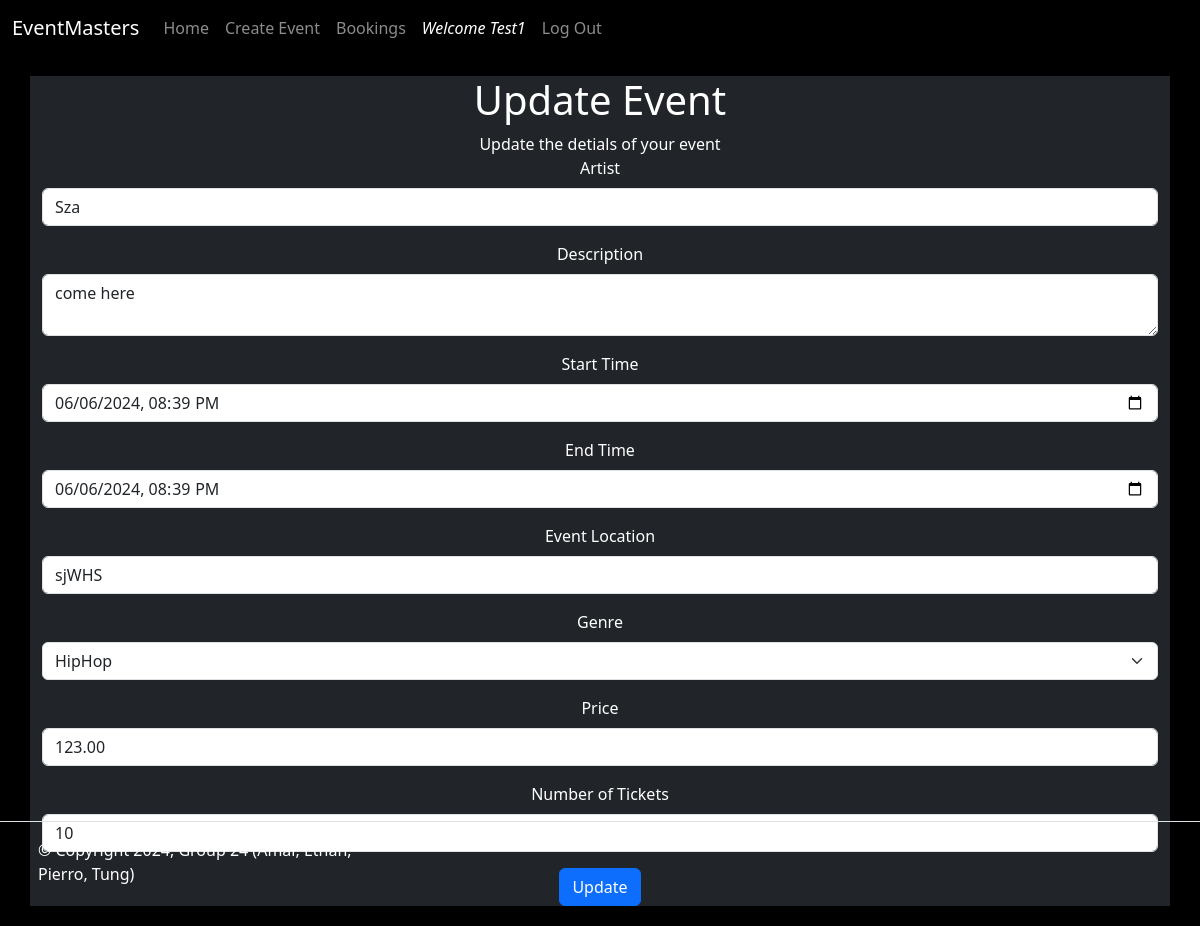
The page /Events/update/1 (signed in) on the database its author committed.
### website/models.py (models this page shows, shortened)
class User(db.Model, UserMixin):
    __tablename__ = 'users'
    id = db.Column(db.Integer, primary_key = True, unique=True)
    name = db.Column(db.String(100), index=True, unique=True, nullable=False)
    emailid = db.Column(db.String(100), index=True, nullable=False)
    password_hash = db.Column(db.String(255), nullable=False)
    comments = db.relationship('Comment', backref='user')
    orders = db.relationship('Order', backref='user')

class Event(db.Model):
    __tablename__ = 'events'
    id = db.Column(db.Integer, primary_key=True)
    name = db.Column(db.String(80))
    description = db.Column(db.String(200))
    image = db.Column(db.String(400))
    start_time = db.Column(db.DateTime)
    end_time = db.Column(db.DateTime)
    location = db.Column(db.String(80))
    genre = db.Column(db.String)
    price = db.Column(db.Float)
    numberoftickets = db.Column(db.Integer)
    status = db.Column(db.String(20), default="Open")
    comments = db.relationship('Comment', backref='event')
    orders = db.relationship('Order', backref='event')
    user_id = db.Column(db.Integer, db.ForeignKey('users.id'))

### website/events.py (the view)
@event_bp.route('/update/<int:id>', methods = ['GET', 'POST'])
@login_required
def update(id):
  event = db.session.query(Event).get(id)
  form = UpdateForm(obj=event)
  if form.validate_on_submit():
    form.populate_obj(event)
    db.session.commit()
    flash('Successfully upated Event', 'success')
    return redirect(url_for('Event.details', id=event.id))
  return render_template('/Events/update.html', form=form, id=id)

### website/forms.py
class UpdateForm(FlaskForm):
  name = StringField('Artist', validators=[InputRequired()])
  description = TextAreaField('Description', validators = [InputRequired()])
  start_time = DateTimeLocalField('Start Time', validators=[InputRequired()])
  end_time = DateTimeLocalField('End Time', validators=[InputRequired()])
  location = StringField('Event Location', validators=[InputRequired()])
  genre = SelectField('Genre', validators=[InputRequired()], choices = [('HipHop'), ('Pop'), ('Rock'), ('Metal'), ('Indie'), ('Folk'), ('EDM')])
  price = DecimalField('Price', validators=[InputRequired(), NumberRange(min=0, max=1000)])
  numberoftickets = IntegerField('Number of Tickets', validators=[InputRequired(), NumberRange(min=1, max=50000)])
  submit = SubmitField("Update")

### website/templates/Events/update.html (shortened to what this page needs)
{% extends 'base.html' %}
{% from 'bootstrap5/form.html' import render_form %}
{% block content %}
<main class="rowimg">
    <div class="container text-center">
        <div class="row updates image" >
          <div class="col-md-12">
            <h1> Update Event</h1>
            <p1> Update the detials of your event </p1>
            {{ render_form(form) }}
          </div>
        </div>
    </div>
</main>
{%endblock%}

### website/templates/base.html (shortened to what this page needs)
<!DOCTYPE html>
<html lang="en">
  <head>
    <link
      href="https://cdn.jsdelivr.net/npm/bootstrap@5.3.3/dist/css/bootstrap.min.css"
      rel="stylesheet"
    />
    <link href="{{url_for('static', filename='style/Style.css')}}" rel="stylesheet"/>
  </head>
  <body class="background">
    <header>
      <nav class="navbar navbar-expand-lg navbar-dark background">
        <div class="container-fluid">
          <a class="navbar-brand" href="{{url_for('main.index')}}">EventMasters</a>
          <div class="collapse navbar-collapse" id="navbarSupportedContent">
            <ul class="navbar-nav me-auto mb-2 mb-lg-0">
              <li class="nav-item">
                <a class="nav-link" href="{{ url_for('main.index') }}">Home</a>
              </li>
              <li class="nav-item">
                <a class="nav-link" href="{{ url_for('Event.create') }}">Create Event</a>
              </li>
              <li class="nav-item">
                <a class="nav-link" href="{{ url_for('Order.orders') }}">Bookings</a>
              </li>
              {% if current_user.is_authenticated %}
              <a id="welcomenavbar" class="nav-item nav-link disabled text-muted" href="#">Welcome {{current_user.name}}</a>
              <a class="nav-item nav-link" href="{{ url_for('auth.logout') }}">Log Out</a>
            {% else %}
              <a class="nav-item nav-link" href="{{ url_for('auth.register') }}">Register</a>
              <a class="nav-item nav-link" href="{{ url_for('auth.login') }}">Log In</a>
            {% endif %}
            </ul>
          </div>
        </div>
      </nav>
    </header>
    {% block content %}
    {% endblock %}
    <footer class="footer d-flex flex-wrap justify-content-between align-items-center py-3 my-4 border-top position-fixed">
      <div class="col-md-4 d-flex align-items-center">
        <a href="/" class="mb-3 me-2 mb-md-0 text-body-secondary text-decoration-none lh-1">
          <svg class="bi" width="30" height="24"><use xlink:href="#bootstrap"/></svg>
        </a>
        <span class="mb-3 mb-md-0 text-body-secondary" style="color: white !important;">&copy; Copyright 2024, Group 24 (Amal, Ethan, Pierro, Tung)</span>
      </div>
      <ul class="nav col-md-4 justify-content-end list-unstyled d-flex">
        <li class="ms-3"><a class="text-body-secondary" href="#"><svg class="bi" width="24" height="24"><use xlink:href="#twitter"/></svg></a></li>
        <li class="ms-3"><a class="text-body-secondary" href="#"><svg class="bi" width="24" height="24"><use xlink:href="#instagram"/></svg></a></li>
        <li class="ms-3"><a class="text-body-secondary" href="#"><svg class="bi" width="24" height="24"><use xlink:href="#facebook"/></svg></a></li>
      </ul>
    </footer>
</body>
</html>

### website/Static/style/Style.css (style rules this page uses)
.background { background-color: black ; }
.rowimg { padding-top: 20px; padding-bottom: 20px }
.updates { background-color: #212529; color: white; }
#welcomenavbar { color:white !important; font-style: italic; }
footer { position:relative; bottom: 0; width: 100%; }

### rows shown on the page
User: name "Test1"
Event: name "Sza", description "come here", start_time "06/06/2024 20:39", end_time "06/06/2024 20:39", location "sjWHS", genre "HipHop", price "123.00", numberoftickets "10"
